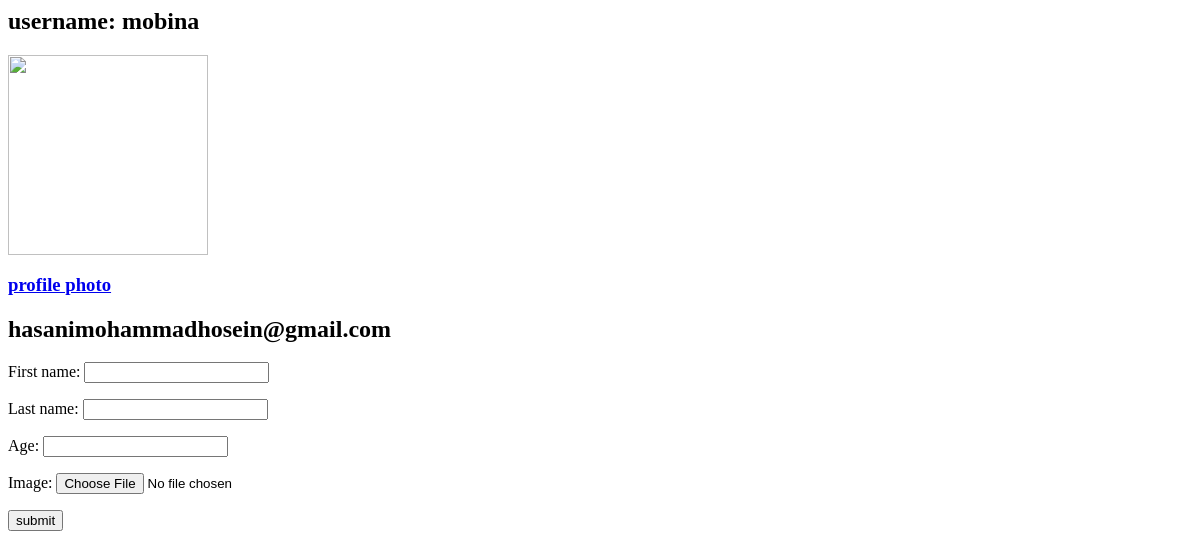
Before: /accounts/profile/ (signed in) with the older database file.
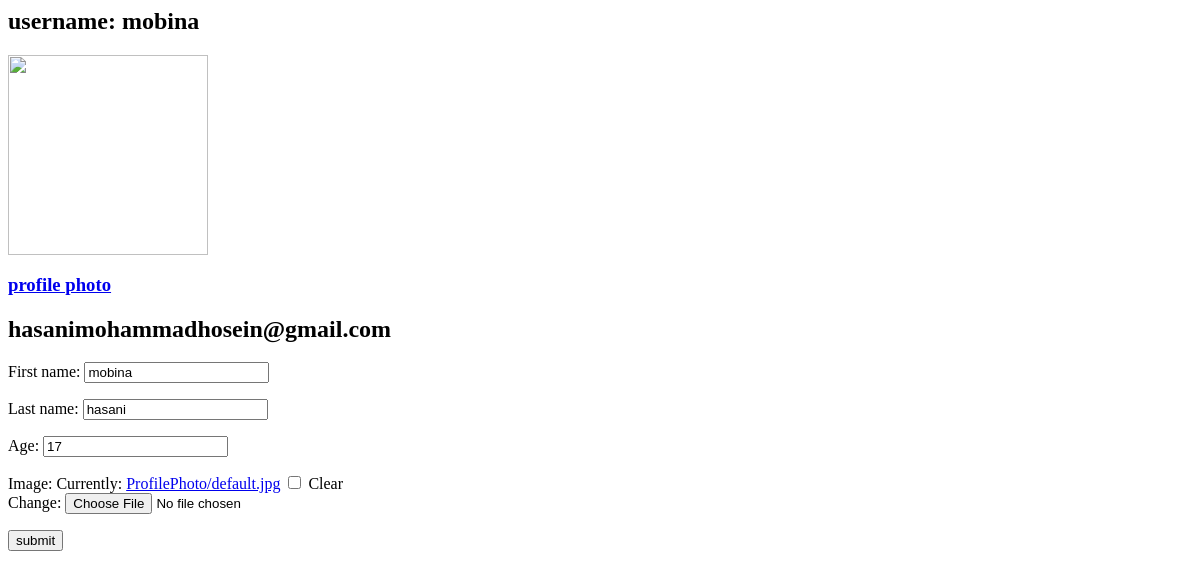
After: the same page with the newer database file.
### AuthApp/models.py (models this page shows)
class UserProfile(models.Model):
    user = models.OneToOneField(User, on_delete=models.CASCADE)
    first_name = models.CharField(max_length=100, null=True)
    last_name = models.CharField(max_length=100, null=True)
    age = models.IntegerField(null=True)
    image = models.ImageField(upload_to=path_and_rename, null=True, blank=True)

### AuthApp/views.py (the view, shortened to what this page needs)
# urls.py: url('profile/', EditUserProfileView.as_view(), name="edit-user-profile"),
class EditUserProfileView(LoginRequiredMixin, UpdateView):
    model = UserProfile
    form_class = UserProfileForm
    template_name = "profile.html"
    def get_object(self, *args, **kwargs):
        user = User.objects.all().get(pk=self.request.session['_auth_user_id'])
        try:
            profile = UserProfile.objects.get(user=user)
        except:
            profile = UserProfile.objects.create(user=user)
            profile.save()
        return user.userprofile
    def get_context_data(self, **kwargs):
        user = User.objects.all().get(pk=self.request.user.pk)
        profile = UserProfile.objects.filter(user=user)
        context = super().get_context_data(**kwargs)
        context["user"] = profile.get()
        context["Email"] = user.email
        return context

### AuthApp/forms.py (shortened to what this page needs)
class UserProfileForm(forms.ModelForm):
    class Meta:
        model = UserProfile
        exclude = ('user',)

### AuthApp/templates/profile.html
<h2>username: {{user.user.username}}</h2>
<img src="{% url 'profile-photo' %}" alt="" style="width:200px;height:200px;">
<a href="{% url 'profile-photo' %}">
    <h3>profile photo</h3>
</a>
<h2>{{Email}}</h2>
<form enctype="multipart/form-data" method="post" action="">
    {% csrf_token %} {{ form.as_p }}
    <input type=submit value="submit" />
</form>

Changed rows visible on the page:
changed UserProfile "mobina": first_name (not shown) → "mobina"; last_name (not shown) → "hasani"; age (not shown) → "17"
Other visible differences:
form field as_p: (not shown) → "☐"
text no longer shown: "First name: Last name: Age: Image:"
text now shown: "First name: Last name: Age: Image: Currently: ProfilePhoto/default.jpg Clear Change:"
